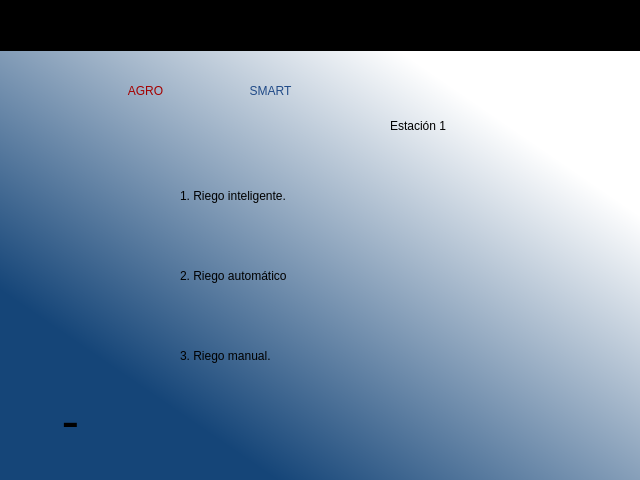
<?xml version="1.0" encoding="UTF-8"?>
<ui version="4.0">
 <class>Dialog</class>
 <widget class="QDialog" name="Dialog">
  <property name="geometry">
   <rect>
    <x>0</x>
    <y>0</y>
    <width>640</width>
    <height>480</height>
   </rect>
  </property>
  <property name="windowTitle">
   <string>Dialog</string>
  </property>
  <widget class="QWidget" name="widget_principal" native="true">
   <property name="geometry">
    <rect>
     <x>0</x>
     <y>50</y>
     <width>651</width>
     <height>441</height>
    </rect>
   </property>
   <property name="styleSheet">
    <string notr="true">QWidget#widget_principal{
background-color:qlineargradient(spread:pad, x1:0.209403, y1:0.756, x2:0.791075, y2:0.182, stop:0 rgba(21, 69, 120, 255), stop:1 rgba(255, 255, 255, 255))
}</string>
   </property>
   <widget class="QLabel" name="label_3">
    <property name="geometry">
     <rect>
      <x>90</x>
      <y>-10</y>
      <width>111</width>
      <height>101</height>
     </rect>
    </property>
    <property name="styleSheet">
     <string notr="true">font: 57 italic 32pt &quot;Ubuntu&quot;;
color:rgb(164, 0, 0)</string>
    </property>
    <property name="text">
     <string>AGRO</string>
    </property>
    <property name="alignment">
     <set>Qt::AlignCenter</set>
    </property>
   </widget>
   <widget class="QLabel" name="label_4">
    <property name="geometry">
     <rect>
      <x>200</x>
      <y>-10</y>
      <width>141</width>
      <height>101</height>
     </rect>
    </property>
    <property name="styleSheet">
     <string notr="true">font: 57 italic 32pt &quot;Ubuntu&quot;;
color:rgb(32, 74, 135)</string>
    </property>
    <property name="text">
     <string>SMART</string>
    </property>
    <property name="alignment">
     <set>Qt::AlignCenter</set>
    </property>
   </widget>
   <widget class="QLabel" name="label_5">
    <property name="geometry">
     <rect>
      <x>10</x>
      <y>10</y>
      <width>71</width>
      <height>71</height>
     </rect>
    </property>
    <property name="text">
     <string/>
    </property>
    <property name="pixmap">
     <pixmap resource="config_imag.qrc">:/prefijoNuevo/logo.png</pixmap>
    </property>
    <property name="scaledContents">
     <bool>true</bool>
    </property>
   </widget>
   <widget class="QLabel" name="lbl_riego_est1">
    <property name="geometry">
     <rect>
      <x>180</x>
      <y>120</y>
      <width>301</width>
      <height>51</height>
     </rect>
    </property>
    <property name="styleSheet">
     <string notr="true">font: 22pt &quot;Ubuntu&quot;;</string>
    </property>
    <property name="text">
     <string>1. Riego inteligente.</string>
    </property>
   </widget>
   <widget class="QLabel" name="lbl_riego_est2">
    <property name="geometry">
     <rect>
      <x>180</x>
      <y>200</y>
      <width>561</width>
      <height>51</height>
     </rect>
    </property>
    <property name="styleSheet">
     <string notr="true">font: 22pt &quot;Ubuntu&quot;;</string>
    </property>
    <property name="text">
     <string>2. Riego automático</string>
    </property>
   </widget>
   <widget class="QLabel" name="lbl_riego_est3">
    <property name="geometry">
     <rect>
      <x>180</x>
      <y>280</y>
      <width>231</width>
      <height>51</height>
     </rect>
    </property>
    <property name="styleSheet">
     <string notr="true">font: 22pt &quot;Ubuntu&quot;;</string>
    </property>
    <property name="text">
     <string>3. Riego manual.</string>
    </property>
   </widget>
   <widget class="QLabel" name="label">
    <property name="geometry">
     <rect>
      <x>40</x>
      <y>350</y>
      <width>71</width>
      <height>51</height>
     </rect>
    </property>
    <property name="text">
     <string/>
    </property>
    <property name="pixmap">
     <pixmap resource="config_imag.qrc">:/prefijoNuevo/flecha_Atras.png</pixmap>
    </property>
    <property name="scaledContents">
     <bool>true</bool>
    </property>
   </widget>
   <widget class="QLabel" name="label_2">
    <property name="geometry">
     <rect>
      <x>50</x>
      <y>350</y>
      <width>41</width>
      <height>41</height>
     </rect>
    </property>
    <property name="font">
     <font>
      <pointsize>40</pointsize>
     </font>
    </property>
    <property name="text">
     <string>-</string>
    </property>
    <property name="alignment">
     <set>Qt::AlignCenter</set>
    </property>
   </widget>
   <widget class="QLabel" name="lbl_num_est">
    <property name="geometry">
     <rect>
      <x>390</x>
      <y>50</y>
      <width>151</width>
      <height>51</height>
     </rect>
    </property>
    <property name="styleSheet">
     <string notr="true">font: 22pt &quot;Ubuntu&quot;;</string>
    </property>
    <property name="text">
     <string>Estación 1</string>
    </property>
   </widget>
  </widget>
  <widget class="QWidget" name="widget_fecha" native="true">
   <property name="geometry">
    <rect>
     <x>0</x>
     <y>0</y>
     <width>641</width>
     <height>51</height>
    </rect>
   </property>
   <property name="styleSheet">
    <string notr="true">QWidget#widget_fecha{
background-color:rgb(0, 0, 0)}</string>
   </property>
   <widget class="QLabel" name="lbl_hora">
    <property name="geometry">
     <rect>
      <x>20</x>
      <y>10</y>
      <width>151</width>
      <height>21</height>
     </rect>
    </property>
    <property name="styleSheet">
     <string notr="true">font: 57 16pt &quot;Ubuntu&quot;;
color:rgb(238, 238, 236);</string>
    </property>
    <property name="text">
     <string/>
    </property>
   </widget>
   <widget class="QLabel" name="lbl_fecha">
    <property name="geometry">
     <rect>
      <x>460</x>
      <y>10</y>
      <width>161</width>
      <height>21</height>
     </rect>
    </property>
    <property name="styleSheet">
     <string notr="true">font: 57 16pt &quot;Ubuntu&quot;;
color:rgb(238, 238, 236);</string>
    </property>
    <property name="text">
     <string/>
    </property>
   </widget>
  </widget>
 </widget>
 <resources>
  <include location="config_imag.qrc"/>
 </resources>
 <connections/>
</ui>
